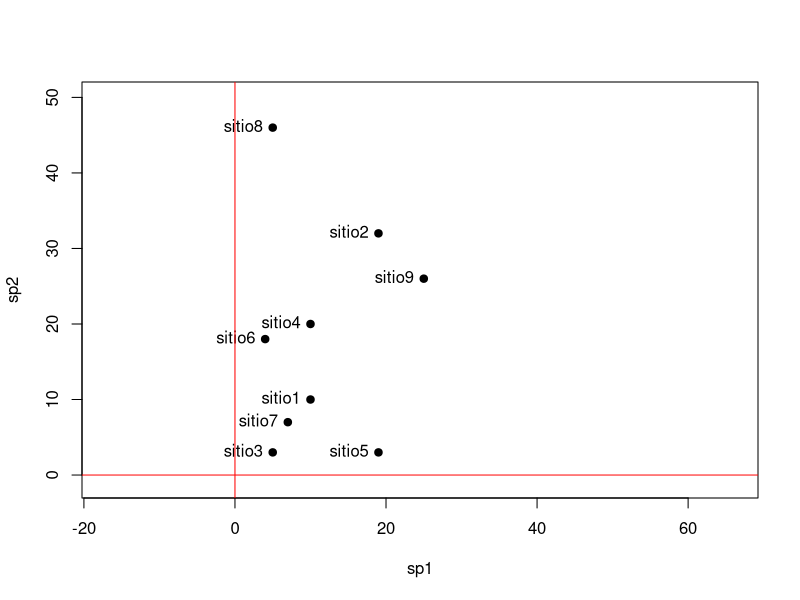
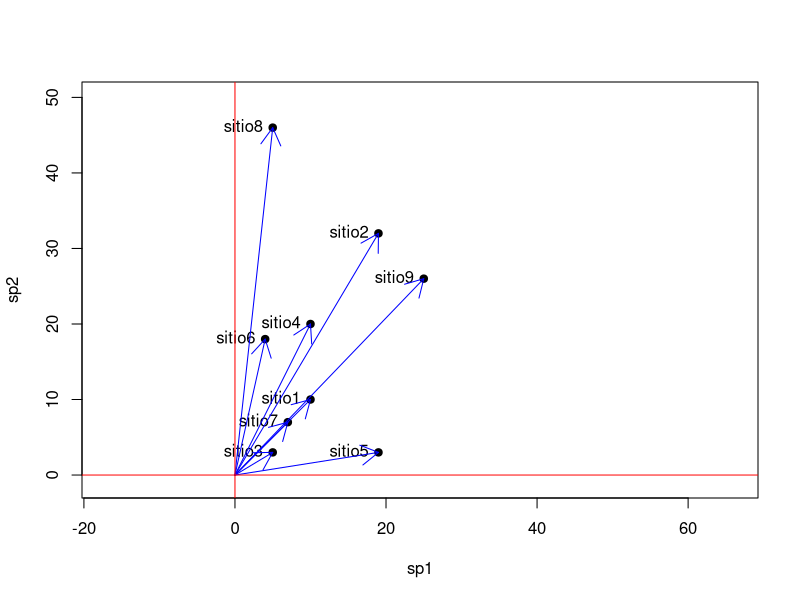
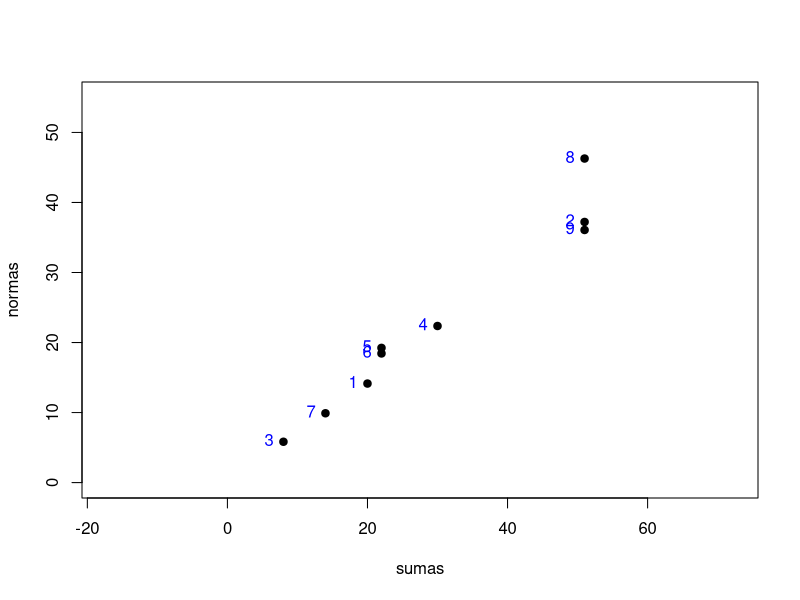
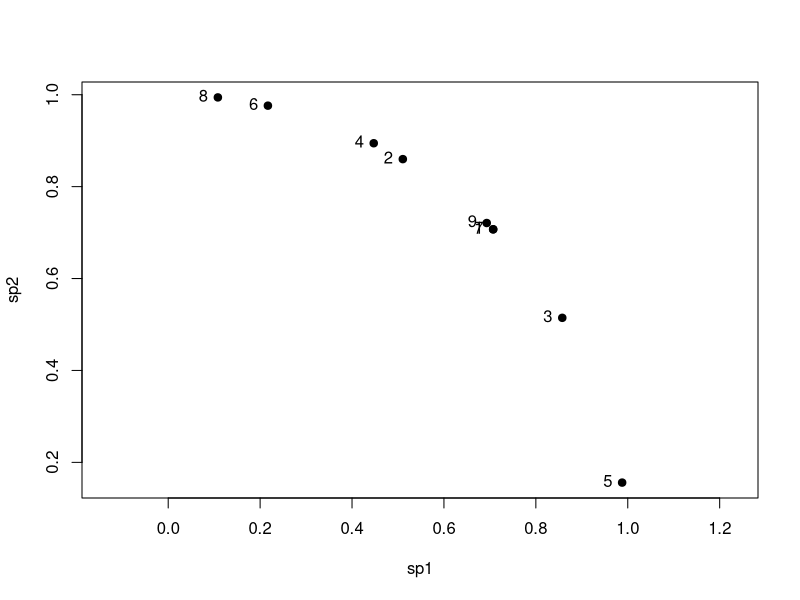
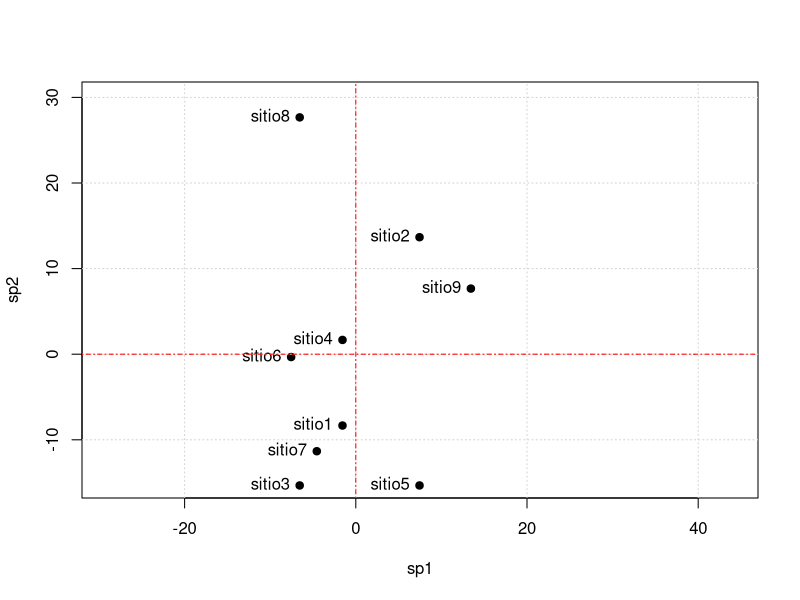
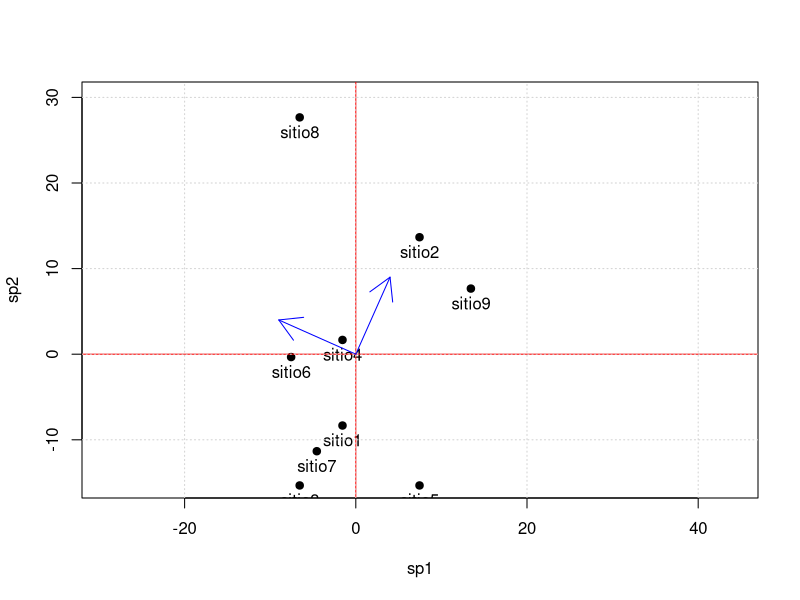
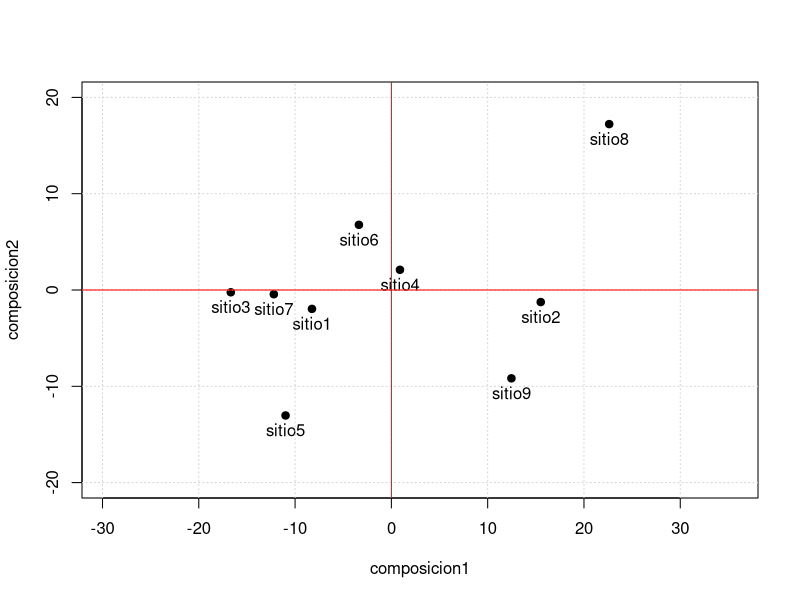
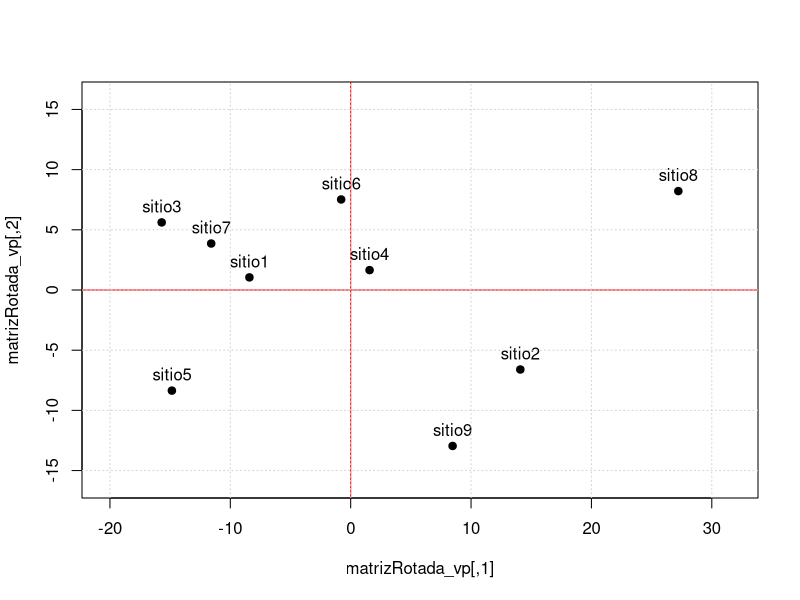

Source code (R) for these figures, in order:
## ---- chunk 1
# Lectura de base de datos

baseAbun1 <- read.table("ejemplo1.txt", header = TRUE, row.names = 1)
## ---- chunk 2
matrizAbun <- as.matrix(baseAbun1)
matrizAbun
## ---- chunk 3
plot(matrizAbun, xlim = c(-1, 50), ylim = c(-1, 50), asp = 1, pch = 19)
text(matrizAbun, labels = row.names(matrizAbun), pos = 2)
abline(v = 0, col = "red")
abline(h = 0, col = "red")
## ---- chunk 4
sumas <- rowSums(matrizAbun)
sumas
## ---- chunk 5
nsitio1 <- sqrt(sum(matrizAbun[1, ] ^ 2))
nsitio1
nsitio2 <- sqrt(sum(matrizAbun[2, ] ^ 2))
nsitio2
## ---- chunk 6
normas <- sqrt(rowSums(matrizAbun ^ 2))
normas
## ---- chunk 7
plot(matrizAbun, xlim = c(-1, 50), ylim = c(-1, 50), asp = 1, pch = 19)
text(matrizAbun, labels = row.names(matrizAbun), pos = 2)
arrows(0, 0, matrizAbun[, 1], matrizAbun[, 2], col = "blue", length = 0.2)
abline(v = 0, col = "red")
abline(h = 0, col = "red")
## ---- chunk 8
plot(sumas, normas,
     asp = 1, xlim = c(0, 55), ylim = c(0, 55), pch =19)
text(sumas, normas, labels = 1:nrow(matrizAbun), pos = 2, col = "blue")
## ---- chunk 9
matrizNormalizadas <- matrizAbun/normas
## ---- chunk 10

plot(matrizNormalizadas, asp = 1, pch = 19)
text(matrizNormalizadas, labels = 1:nrow(matrizAbun), pos = 2)

## ---- chunk 11
promedios <- colMeans(matrizAbun)
promedios
## ---- chunk 12
matrizCentrada <- t(t(matrizAbun) - promedios)
matrizCentrada
## ---- chunk 13
plot(matrizCentrada,xlim = c(-15, 30), ylim = c(-15, 30), asp = 1, pch = 19)
text(matrizCentrada, labels = row.names(matrizAbun), pos = 2)
grid()
abline(h = 0, col = "red", lty = 4)
abline(v = 0, col = "red", lty = 4)

## ---- chunk 14
matrizAbun
## ---- chunk 15
var(matrizAbun)
## ---- chunk 16
matrizCentrada
## ---- chunk 17
var(matrizCentrada)
## ---- chunk 18
composicion1 <- c(4, 9)
composicion2 <- c(-9, 4)
## ---- chunk 19
promedios + composicion1
## ---- chunk 20
promedios + composicion2
## ---- chunk 21
## Producto punto de dos vectores
composicion1%*%composicion2
## ---- chunk 22

## Matriz con los vectores de referencia
composicion <- rbind(composicion1, composicion2)
## ---- chunk 23

plot(matrizCentrada,xlim = c(-15, 30), ylim = c(-15, 30), asp = 1, pch = 19)
text(matrizCentrada, labels = row.names(matrizAbun), pos = 1)
abline(h = 0, col = "red")
abline(v = 0, col = "red")
arrows(0, 0, composicion1[1], composicion1[2], col = "blue")
arrows(0, 0, composicion2[1], composicion2[2], col = "blue")
grid()
## ---- chunk 24

compoUnidad <- composicion / sqrt(rowSums(composicion ^ 2))

matrizProyectada <- matrizCentrada %*% t(compoUnidad)

plot(matrizProyectada, asp = 1, pch = 19, ylim = c(-20, 20))
text(matrizProyectada, labels = row.names(matrizAbun), pos = 1)
grid()
abline(h = 0, col = "red")
abline(v = 0, col = "red")
## ---- chunk 25
var(matrizProyectada)
## ---- chunk 26
m_vc <- var(matrizCentrada)
vp1 <- eigen(m_vc)
vp1
## ---- chunk 27
(matrizRotada_vp <- matrizCentrada%*%vp1$vectors)
## ---- chunk 28
plot(matrizRotada_vp, asp = 1, pch = 19, ylim = c(-16, 16))
text(matrizRotada_vp, labels = row.names(matrizAbun), pos = 3)
abline(h=0, col = "red")
abline(v=0, col = "red")
grid()
## ---- chunk 29
round(var(matrizRotada_vp), 3)
